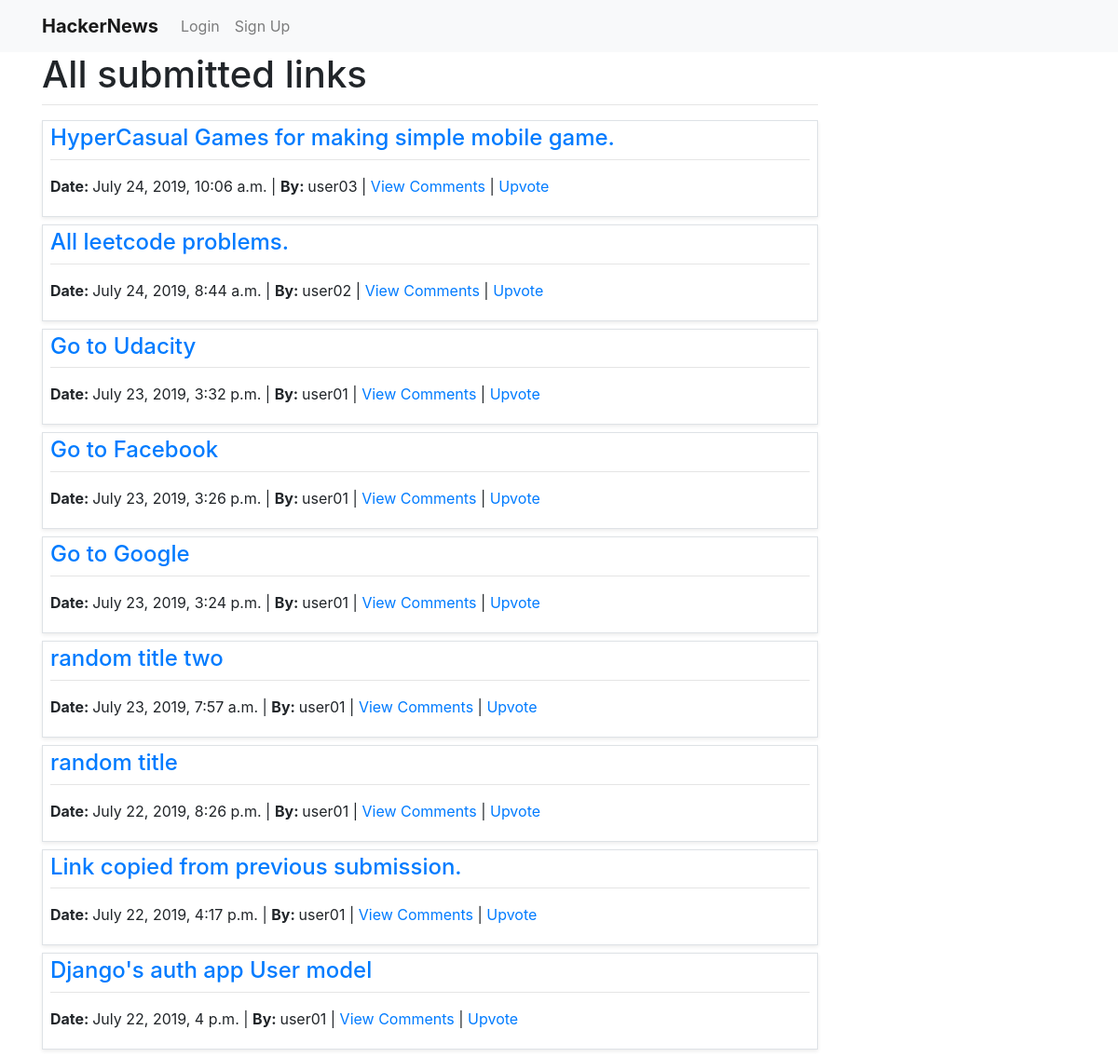
The page / on the database its author committed.
### links/models.py (models this page shows)
class Link(models.Model):
    title = models.CharField(max_length=255)
    url = models.URLField()
    submitted_by = models.ForeignKey(User, on_delete=models.CASCADE)
    submitted_on = models.DateTimeField(auto_now_add=True, editable=False)
    upvotes = models.ManyToManyField(User, related_name='votes')

### links/views.py (the view)
# urls.py: path('', AllLinkListView.as_view(), name='home'),
class AllLinkListView(ListView):
    model = Link
    template_name = 'home.html'
    context_object_name = 'all_links'
    def get_queryset(self):
        return Link.objects.order_by('-submitted_on')

### templates/home.html
{% extends "base.html" %}
{% block content %}
  <div class="w-75 bg-white">
    <h1>All submitted links</h1>
    <hr class="mt-1">
    {% for link in all_links %}
      <div class="shadow-sm bg-white border px-2 py-1 mb-2">
        <h4><a href="{{ link.url }}">{{ link.title }}</a></h4>
        <hr class="mt-1">
        <p>
          <strong>Date: </strong>{{ link.submitted_on }} |
          <strong>By: </strong>{{ link.submitted_by }} |
          <a href="{% url 'submission-detail' pk=link.pk %}">View Comments</a> |
          {% if request.user in link.upvotes.all %}
            <a href="{% url 'remove-upvote' link_pk=link.pk %}">Remove Upvote</a>
          {% else %}
            <a href="{% url 'upvote-submission' link_pk=link.pk %}">Upvote</a>
          {% endif %}
        </p>
      </div>
    {% endfor %}
  </div>
{% endblock %}

### templates/base.html (shortened to what this page needs)
<!DOCTYPE html>
<html lang="en">
<head>
  <link rel="stylesheet" href="https://stackpath.bootstrapcdn.com/bootstrap/4.3.1/css/bootstrap.min.css">
</head>
<body>
  <nav class="navbar navbar-expand-lg navbar-light bg-light">
    <div class="container">
      <a class="navbar-brand" href="{% url 'home' %}"><strong>HackerNews</strong></a>
      <div class="collapse navbar-collapse" id="navbarText">
        <ul class="navbar-nav mr-auto">
          {% if request.user.is_authenticated %}
            <li class="nav-item"><a class="nav-link" href="{% url 'new-submission' %}">Submit Link</a></li>
            <li class="nav-item"><a class="nav-link" href="{% url 'logout' %}">Logout</a></li>
          {% else %}
            <li class="nav-item"><a class="nav-link" href="{% url 'login' %}">Login</a></li>
            <li class="nav-item"><a class="nav-link" href="{% url 'user-registration' %}">Sign Up</a></li>
          {% endif %}
        </ul>
      </div>
    </div>
  </nav>
  <div class="container">
    {% block content %}
    {% endblock %}
  </div>
</body>
</html>

### rows shown on the page
Link: title "HyperCasual Games for making simple mobile game.", submitted_on "July 24, 2019, 10:06 a.m.", submitted_by "user03", shows "Upvote"
Link: title "All leetcode problems.", submitted_on "July 24, 2019, 8:44 a.m.", submitted_by "user02", shows "Upvote"
Link: title "Go to Udacity", submitted_on "July 23, 2019, 3:32 p.m.", submitted_by "user01", shows "Upvote"
Link: title "Go to Facebook", submitted_on "July 23, 2019, 3:26 p.m.", submitted_by "user01", shows "Upvote"
Link: title "Go to Google", submitted_on "July 23, 2019, 3:24 p.m.", submitted_by "user01", shows "Upvote"
Link: title "random title two", submitted_on "July 23, 2019, 7:57 a.m.", submitted_by "user01", shows "Upvote"
Link: title "random title", submitted_on "July 22, 2019, 8:26 p.m.", submitted_by "user01", shows "Upvote"
Link: title "Link copied from previous submission.", submitted_on "July 22, 2019, 4:17 p.m.", submitted_by "user01", shows "Upvote"
Link: title "Django's auth app User model", submitted_on "July 22, 2019, 4 p.m.", submitted_by "user01", shows "Upvote"
